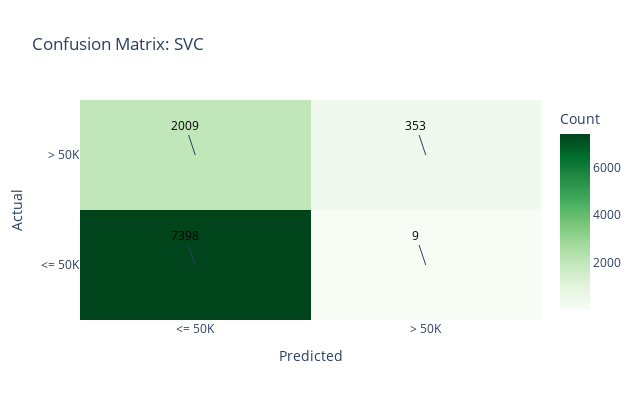
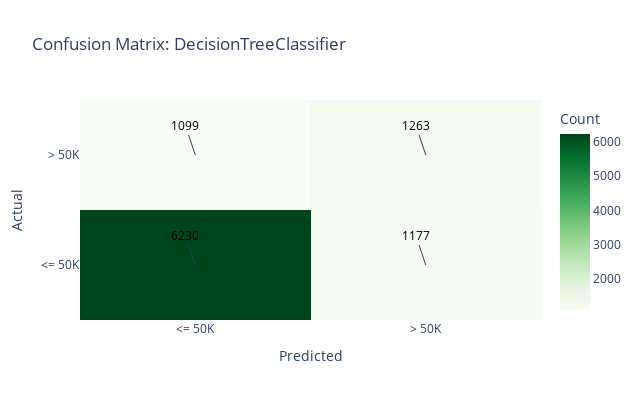
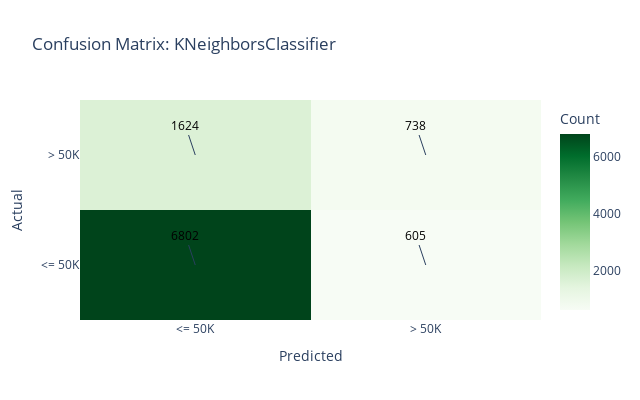
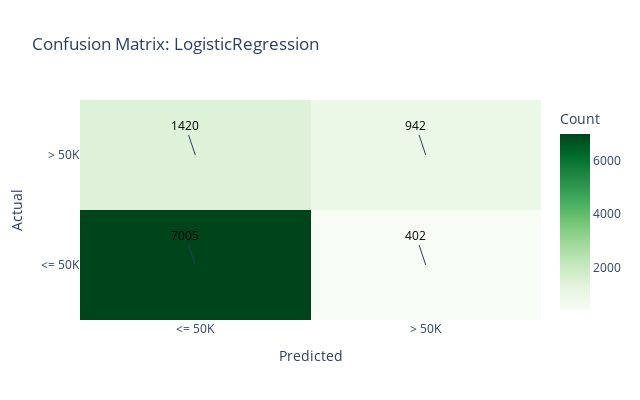

Notebook code for these charts, in order:
### Code cell
for model in fe_models:
    plot_confusion_matrix(confusion_matrix(y_test, model['Prediction']), model['Model'])

### Figure 1 — Plotly figure (JSON) as saved in the notebook; plotly's stock layout.template omitted (floating-point values rounded to 4 significant figures)
{"data": [{"colorbar": {"title": {"text": "Count"}}, "colorscale": [[0, "rgb(247,252,245)"], [0.125, "rgb(229,245,224)"], [0.25, "rgb(199,233,192)"], [0.375, "rgb(161,217,155)"], [0.5, "rgb(116,196,118)"], [0.625, "rgb(65,171,93)"], [0.75, "rgb(35,139,69)"], [0.875, "rgb(0,109,44)"], [1, "rgb(0,68,27)"]], "hoverongaps": true, "type": "heatmap", "x": ["<= 50K", "> 50K"], "y": ["<= 50K", "> 50K"], "z": [[7398, 9], [2009, 353]]}], "layout": {"annotations": [{"font": {"color": "black"}, "showarrow": true, "text": "7398", "x": "<= 50K", "y": "<= 50K"}, {"font": {"color": "black"}, "showarrow": true, "text": "9", "x": "> 50K", "y": "<= 50K"}, {"font": {"color": "black"}, "showarrow": true, "text": "2009", "x": "<= 50K", "y": "> 50K"}, {"font": {"color": "black"}, "showarrow": true, "text": "353", "x": "> 50K", "y": "> 50K"}], "height": 400, "title": {"text": "Confusion Matrix: SVC"}, "width": 640, "xaxis": {"title": {"text": "Predicted"}}, "yaxis": {"title": {"text": "Actual"}}}}

### Figure 2 — Plotly figure (JSON) as saved in the notebook; plotly's stock layout.template omitted (floating-point values rounded to 4 significant figures)
{"data": [{"colorbar": {"title": {"text": "Count"}}, "colorscale": [[0, "rgb(247,252,245)"], [0.125, "rgb(229,245,224)"], [0.25, "rgb(199,233,192)"], [0.375, "rgb(161,217,155)"], [0.5, "rgb(116,196,118)"], [0.625, "rgb(65,171,93)"], [0.75, "rgb(35,139,69)"], [0.875, "rgb(0,109,44)"], [1, "rgb(0,68,27)"]], "hoverongaps": true, "type": "heatmap", "x": ["<= 50K", "> 50K"], "y": ["<= 50K", "> 50K"], "z": [[6230, 1177], [1099, 1263]]}], "layout": {"annotations": [{"font": {"color": "black"}, "showarrow": true, "text": "6230", "x": "<= 50K", "y": "<= 50K"}, {"font": {"color": "black"}, "showarrow": true, "text": "1177", "x": "> 50K", "y": "<= 50K"}, {"font": {"color": "black"}, "showarrow": true, "text": "1099", "x": "<= 50K", "y": "> 50K"}, {"font": {"color": "black"}, "showarrow": true, "text": "1263", "x": "> 50K", "y": "> 50K"}], "height": 400, "title": {"text": "Confusion Matrix: DecisionTreeClassifier"}, "width": 640, "xaxis": {"title": {"text": "Predicted"}}, "yaxis": {"title": {"text": "Actual"}}}}

### Figure 3 — Plotly figure (JSON) as saved in the notebook; plotly's stock layout.template omitted (floating-point values rounded to 4 significant figures)
{"data": [{"colorbar": {"title": {"text": "Count"}}, "colorscale": [[0, "rgb(247,252,245)"], [0.125, "rgb(229,245,224)"], [0.25, "rgb(199,233,192)"], [0.375, "rgb(161,217,155)"], [0.5, "rgb(116,196,118)"], [0.625, "rgb(65,171,93)"], [0.75, "rgb(35,139,69)"], [0.875, "rgb(0,109,44)"], [1, "rgb(0,68,27)"]], "hoverongaps": true, "type": "heatmap", "x": ["<= 50K", "> 50K"], "y": ["<= 50K", "> 50K"], "z": [[6802, 605], [1624, 738]]}], "layout": {"annotations": [{"font": {"color": "black"}, "showarrow": true, "text": "6802", "x": "<= 50K", "y": "<= 50K"}, {"font": {"color": "black"}, "showarrow": true, "text": "605", "x": "> 50K", "y": "<= 50K"}, {"font": {"color": "black"}, "showarrow": true, "text": "1624", "x": "<= 50K", "y": "> 50K"}, {"font": {"color": "black"}, "showarrow": true, "text": "738", "x": "> 50K", "y": "> 50K"}], "height": 400, "title": {"text": "Confusion Matrix: KNeighborsClassifier"}, "width": 640, "xaxis": {"title": {"text": "Predicted"}}, "yaxis": {"title": {"text": "Actual"}}}}

### Figure 4 — Plotly figure (JSON) as saved in the notebook; plotly's stock layout.template omitted (floating-point values rounded to 4 significant figures)
{"data": [{"colorbar": {"title": {"text": "Count"}}, "colorscale": [[0, "rgb(247,252,245)"], [0.125, "rgb(229,245,224)"], [0.25, "rgb(199,233,192)"], [0.375, "rgb(161,217,155)"], [0.5, "rgb(116,196,118)"], [0.625, "rgb(65,171,93)"], [0.75, "rgb(35,139,69)"], [0.875, "rgb(0,109,44)"], [1, "rgb(0,68,27)"]], "hoverongaps": true, "type": "heatmap", "x": ["<= 50K", "> 50K"], "y": ["<= 50K", "> 50K"], "z": [[7005, 402], [1420, 942]]}], "layout": {"annotations": [{"font": {"color": "black"}, "showarrow": true, "text": "7005", "x": "<= 50K", "y": "<= 50K"}, {"font": {"color": "black"}, "showarrow": true, "text": "402", "x": "> 50K", "y": "<= 50K"}, {"font": {"color": "black"}, "showarrow": true, "text": "1420", "x": "<= 50K", "y": "> 50K"}, {"font": {"color": "black"}, "showarrow": true, "text": "942", "x": "> 50K", "y": "> 50K"}], "height": 400, "title": {"text": "Confusion Matrix: LogisticRegression"}, "width": 640, "xaxis": {"title": {"text": "Predicted"}}, "yaxis": {"title": {"text": "Actual"}}}}
